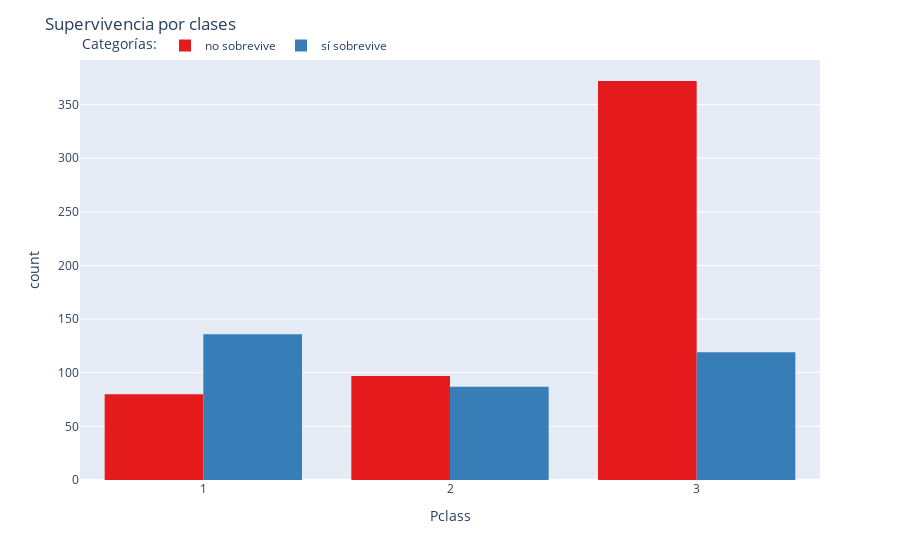

Write notebook code for a chart like this one.
### Markdown cell above
Veamos la supervivencia por clases más de cerca:

### Code cell
# creamos la figura a partir de la variable "Pclass" y le indicamos las características que queremos que tenga

fig_pclass = px.histogram(df2,
                          x = 'Pclass',
                          barmode = 'group',
                          color = 'Cat_Survived',
                          color_discrete_sequence=px.colors.qualitative.Set1) 
                          
# personalizamos la leyenda

fig_pclass.update_layout(title = 'Supervivencia por clases',
                         legend_title_text='Categorías:', 
                         legend=dict(orientation="h", 
                                     yanchor="bottom", 
                                     y=1))


# mostramos el gráfico
fig_pclass.show()

### Figure 1 — Plotly figure (JSON) as saved in the notebook; plotly's stock layout.template omitted (floating-point values rounded to 4 significant figures; data arrays with more than 128 entries replaced by an {"elided": "..."} marker saying what was removed)
{"data": [{"alignmentgroup": "True", "bingroup": "x", "hovertemplate": "Cat_Survived=no sobrevive<br>Pclass=%{x}<br>count=%{y}<extra></extra>", "legendgroup": "no sobrevive", "marker": {"color": "rgb(228,26,28)", "pattern": {"shape": ""}}, "name": "no sobrevive", "offsetgroup": "no sobrevive", "orientation": "v", "showlegend": true, "type": "histogram", "x": {"elided": "549 int values"}, "xaxis": "x", "yaxis": "y"}, {"alignmentgroup": "True", "bingroup": "x", "hovertemplate": "Cat_Survived=sí sobrevive<br>Pclass=%{x}<br>count=%{y}<extra></extra>", "legendgroup": "sí sobrevive", "marker": {"color": "rgb(55,126,184)", "pattern": {"shape": ""}}, "name": "sí sobrevive", "offsetgroup": "sí sobrevive", "orientation": "v", "showlegend": true, "type": "histogram", "x": {"elided": "342 int values"}, "xaxis": "x", "yaxis": "y"}], "layout": {"barmode": "group", "legend": {"orientation": "h", "title": {"text": "Categorías:"}, "tracegroupgap": 0, "y": 1, "yanchor": "bottom"}, "margin": {"t": 60}, "title": {"text": "Supervivencia por clases"}, "xaxis": {"anchor": "y", "domain": [0, 1], "title": {"text": "Pclass"}}, "yaxis": {"anchor": "x", "domain": [0, 1], "title": {"text": "count"}}}}
